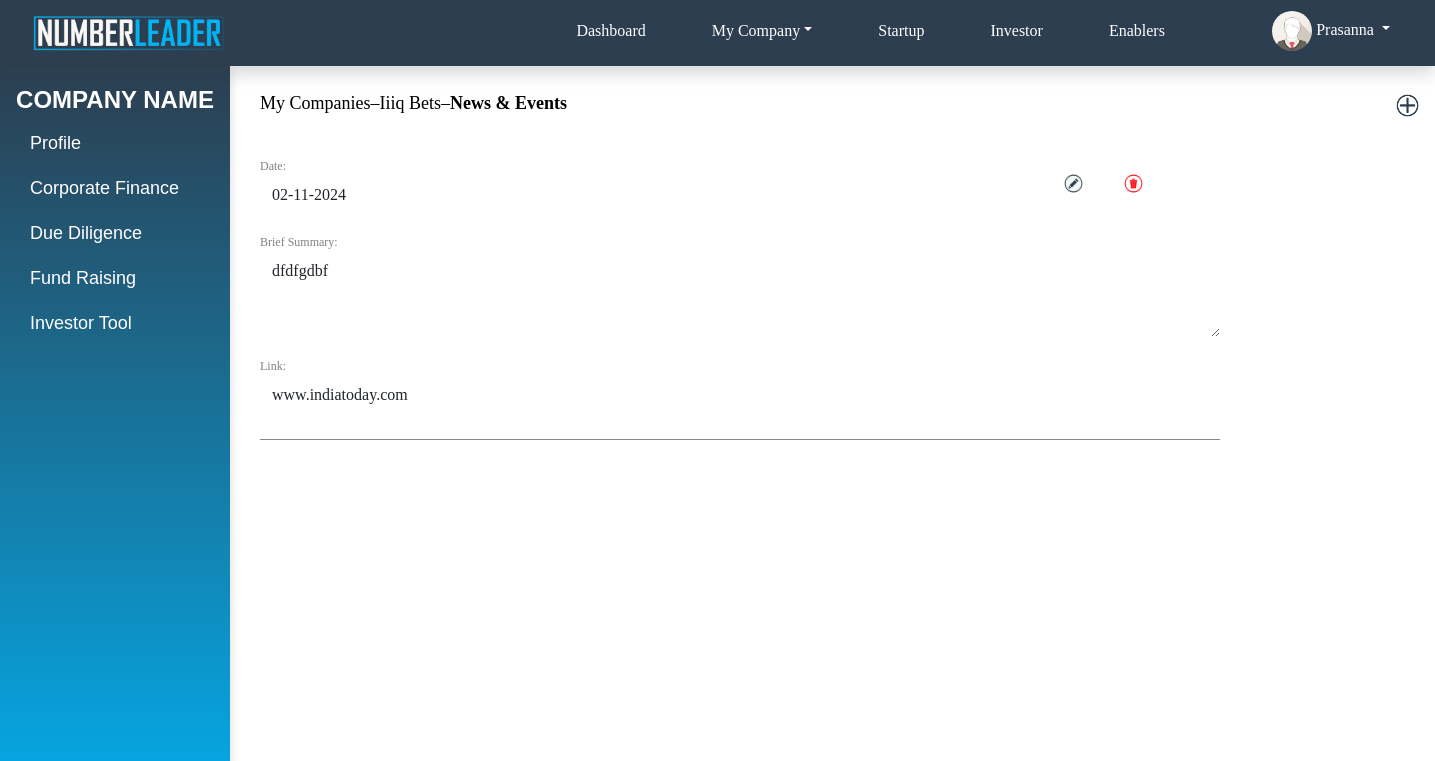
Screenshot of /news_post/C016/ (signed in) with the database file from the repository.
### app1/models.py (models this page shows, shortened)
class User(models.Model):
    user_id = models.CharField(max_length=10, primary_key=True, editable=False)
    username = models.CharField(max_length=50, unique=True, null=False)
    email = models.EmailField(null=False)
    phone_number = models.IntegerField(null=True)
    linkedin_url = models.CharField(max_length=100, null=True)
    firstname = models.CharField(max_length=50, null=False)
    lastname = models.CharField(max_length=50, null=True)
    password = models.CharField(max_length=150, null=False)
    user_type = models.CharField(max_length=12, default='admin')
    company_type = models.CharField(max_length=20)
    email_verified = models.BooleanField(null=True, default=False)

class Company(models.Model):
    user_id = models.ForeignKey(User, on_delete=models.CASCADE,related_name='companies')
    company_id = models.CharField(max_length=10, primary_key=True, editable=False)
    name = models.CharField(max_length=100, null=True)
    date_of_incorporation = models.CharField(max_length=5, null=True)
    email = models.EmailField(null=True)
    phone=models.IntegerField(null=True)
    website_url = models.CharField(max_length=100,null=True)
    linkedin_url = models.CharField(max_length=100,null=True)
    business_type = models.CharField(max_length=255, null=True)
    sector = models.CharField(max_length=255, null=True)
    company_type = models.CharField(max_length=10, null=True)
    location = models.CharField(max_length=20, null=True)
    no_of_employees=models.IntegerField(null=True)
    products=models.CharField(max_length=255, null=True)
    competitor=models.CharField(max_length=255, null=True)
    vision=models.CharField(max_length=255, null=True)
    customers=models.IntegerField(null=True)
    current_revenue=models.DecimalField(decimal_places=2, max_digits=25, null=True)
    current_pl=models.DecimalField(decimal_places=2, max_digits=25, null=True)
    previous_revenue=models.DecimalField(decimal_places=2, max_digits=25, null=True)
    previous_pl=models.DecimalField(decimal_places=2, max_digits=25, null=True)
    a_yearbefore_revenue=models.DecimalField(decimal_places=2, max_digits=25, null=True)
    a_yearbefore_pl=models.DecimalField(decimal_places=2, max_digits=25, null=True)
    additional=models.TextField(null=True)
    subscription_type = models.CharField(max_length=10, null=True)

class Company_news(models.Model):
    company_id = models.ForeignKey(Company,on_delete=models.CASCADE)
    sub_date = models.DateField(default=None, null=True)
    line_no = models.IntegerField(default=None, null=True)
    summary = models.TextField()
    link = models.CharField(max_length=50, default=None, null=True)

### app1/views.py (the view, shortened to what this page needs)
# urls.py: path('news_post/<str:id>/',news_post,name='news_post'),
def news_post(request, id):
    company = Company.objects.get(company_id=id)
    current_date = datetime.datetime.now().date()
    try:
        news_data = Company_news.objects.filter(company_id=id)
        last_rec = news_data.aggregate(Max('line_no'))['line_no__max']
    except:
        news_data = None
        last_rec = None
    context = {
        'company': company,
        'current_date': current_date,
        'news_data': news_data,
        'last_rec': last_rec
    }
    return render(request, 'admin/news_post.html', context)

### app1/context_processors.py (called while the page is built)
def custom_user(request):
    user_id = request.session.get('current_user_id')
    if user_id:
        try:
            user = User.objects.get(user_id=user_id)
            return {'current_user': user}
        except User.DoesNotExist:
            pass
    return {'current_user': None}

def custom_subuser(request):
    subuser_id = request.session.get('current_subuser_id')
    if subuser_id:
        try:
            subuser = Team.objects.get(subuser_id=subuser_id)
            return {'current_subuser': subuser}
        except Team.DoesNotExist:
            pass
    return {'current_subuser': None}

### templates/admin/news_post.html (shortened to what this page needs)
{% include './company_profile.html' %}
{% load static %}
{% block content %}
<!DOCTYPE html>
<html lang="en">
<head>
    <link href="https://cdn.jsdelivr.net/npm/bootstrap@5.3.0-alpha1/dist/css/bootstrap.min.css" rel="stylesheet">
</head>
<body>
    <div class="breadcrumb">
        <span>My Companies</span> &ndash; <span>{{ company.name }}</span> &ndash; <span style="font-weight: bold;">News & Events</span>
    </div>
    <div class="add-news-btn" id="add-news-btn" onclick="toggleForm()" title="Add  new news">
        <img src="{% static 'images/add.png' %}" alt="Add">
    </div>
    <div class="container my-0" id="container">
        {% if news_data %}
        {% for i in news_data|dictsortreversed:"line_no" %}
        {% if not i.line_no == 1 %}
        <form id="news-form_{{i.line_no}}" class="mb-4 news-item">
            <div class="mb-3">
                <label for="newsDate_{{ i.id }}" class="label-text">Date:</label>
                <input type="text" class="form-control content-text newsDate" id="newsDate_{{ i.id }}" value="{{ i.sub_date|date:'d-m-Y' }}" readonly>
            </div>
            <div class="mb-3">
                <label for="summary_{{ i.id }}" class="label-text">Brief Summary:</label>
                <textarea class="form-control content-text summary" id="summary_{{ i.id }}" rows="3" readonly>{{ i.summary }}</textarea>
            </div>
            <div class="mb-3">
                <label for="link_{{ i.id }}" class="label-text">Link:</label>
                <input type="text" class="form-control content-text link" id="link_{{ i.id }}" value="{{ i.link }}" readonly oninput="validateLink({{ i.id }})">
            </div>
          <div class="text-end">
    <button type="button" class="btn btn-warning edit-btn" id="edit-news_{{i.id}}" style="background-color: white; border: none;" onclick="editNews({{i.id}})" title="Edit News">
        <img src="{% static 'images/edit.png' %}" style="width: 29px; height: 29px;">
    </button>
    <button type="button" class="btn btn-danger delete-btn" id="delete-news_{{i.id}}" style="background-color: white; border: none;" onclick="deleteNews({{i.id}})" title="Delete News">
        <img src="{% static 'images/delete.png' %}" style="width: 29px; height: 29px;">
    </button>
</div>
        </form>
        {% endif %}
        {% endfor %}
        {% endif %}
    </div>
</body>
</html>
{% endblock content %}

### templates/base.html (shortened to what this page needs)
{% load static %}
<!DOCTYPE html>
<html lang="en">
<head>
  <link href="{% static 'css/bootstrap.min.css' %}" rel="stylesheet">
  <link href="{% static 'css/styles.css'%}" rel="stylesheet">
  <link href="{% static 'css/super_admin.css'%}" rel="stylesheet">
  <link href="https://cdn.jsdelivr.net/npm/bootstrap@5.3.0/dist/css/bootstrap.min.css" rel="stylesheet">
  <link rel="stylesheet" href="https://cdnjs.cloudflare.com/ajax/libs/font-awesome/5.15.4/css/all.min.css">
  <link rel="stylesheet" type="text/css" href="https://cdn.datatables.net/1.10.25/css/jquery.dataTables.min.css">
</head>
<body>
  <nav class="navbar navbar-expand-lg shadow">
    <div class="container-fluid">
      <a class="navbar-brand" href="{% url 'home' %}">
        <img src="{% static 'images/logo.png' %}" alt="Logo" style="margin-left:20px;">
      </a>
      <div class="collapse navbar-collapse" id="navbarNav">
        <ul class="navbar-nav me-auto mb-2 mb-lg-0">
          {% if current_user or current_subuser %}
          <li class="nav-item">
            <a class="nav-link" href="{% url 'admin_dashboard' %}">Dashboard</a>
          </li>
          <li class="nav-item dropdown">
            <a class="nav-link dropdown-toggle" href="#" id="myCompanyDropdown" role="button" data-bs-toggle="dropdown" aria-expanded="false">
            </a>
          </li>
          <li class="nav-item">
            <a class="nav-link" href="#">Startup</a>
          </li>
          <li class="nav-item">
            <a class="nav-link" href="#">Investor</a>
          </li>
          <li class="nav-item">
            <a class="nav-link" href="#">Enablers</a>
          </li>
          {% endif %}
        </ul>
        {% if current_user or current_subuser %}
        <ul class="navbar-nav ms-auto">
          <li class="nav-item dropdown">
            <a class="nav-link dropdown-toggle" href="#" id="profileDropdown" role="button" data-bs-toggle="dropdown" aria-expanded="false">
              <img src="{% static 'images/img_avatar.png' %}" alt="User Avatar" class="user-avatar" style="width: 40px; border-radius: 50%;">
              {% if current_user %}
              {{ current_user.firstname }}
              {% elif current_subuser %}
              {{ current_subuser.username }}
              {% endif %}
            </a>
          </li>
        </ul>
        {% endif %}
      </div>
    </div>
  </nav>
  {% block content %}
  {% endblock content %}
</body>
</html>

### static/css/styles.css (style rules this page uses)
.nav-item { padding:0px 10px; }
.nav-link { font-size:15px; font-weight:700; font-family: 'Times New Roman' !important; }
a { text-decoration:none; }
ul { list-style-type:none; }
.form-control,.form-select,.form-control:focus,.form-select:focus { border-color:#000000 !important; }
textarea { resize:none; }
body { font-family: 'Times New Roman','Arial', sans-serif; background-color: var(--bg-color); }
:root { --primary-color: #4a90e2; --secondary-color: #2c3e50; --accent-color: #00eb0c; --text-color: #333; --bg-color: #f4f4f4; }
.navbar { background-color: var(--secondary-color); padding: 0.7rem; font-family: 'Times New Roman'; }
.navbar-brand img { height: 40px; padding-right: 300px; }
.nav-link { color: white !important; margin: 0 10px; transition: color 0.3s; padding: 0.5rem 1rem; font-family: 'Times New Roman' !important; }
.user-avatar { width: 40px; height: 40px; border-radius: 50%; }
body { font-family: "Times New Roman", sans-serif; }

### templates/base.html (style rules this page uses)
.navbar { height: 66px; display: flex; align-items: center; background-color: #2c3e50; }
.navbar-brand img { max-height: 50px; }
.navbar-nav .nav-item { padding: 10px 15px; margin-bottom: 5px; }
.navbar-nav .nav-link { white-space: nowrap; text-align: center; }
.navbar-brand { margin-right: auto; }
.navbar { display: flex; align-items: center; justify-content: space-between; }

### templates/admin/company_profile.html (style rules this page uses)
body { background-color: white; color: #333; }

### templates/admin/news_post.html (style rules this page uses)
.navbar { position: fixed; top: 0; width: 100%; z-index: 10; }
.container { position: relative; padding: 20px 20px; background-color: #fff; border-radius: 8px; max-width: 1000px; margin-left: 240px; height: 600px; overflow-y: auto ; margin-top: -50px; scrollbar-width: none; }
body { font-family: 'Arial MT Rounded'; overflow: hidden; }
.label-text { font-size: 12px; color: grey; }
.content-text { font-size: 16px; }
.news-item { border-bottom: 1px solid #898888; margin-bottom: 20px; padding-bottom: 10px; position: relative; }
.edit-btn, .update-btn, .delete-btn, .cancel-btn { position: absolute; top: 10px; }
.edit-btn, .update-btn { right: 120px; }
.delete-btn { right: 60px; }
.add-news-btn { cursor: pointer; font-size: 30px; color: black; text-align: right; margin-bottom: 20px; margin-left: 1000px; }
.form-control { border: none !important; border-radius: 0px; }
.breadcrumb { font-size: 18px; color: black; flex: 1; margin-top: 90px !important; margin-left: 260px; font-family: 'Arial MT Rounded' !important; display: flex; align-items: left; }
.add-news-btn { background-color: transparent; border: none; padding: 10px 20px; border-radius: 10px; color: white; font-size: 16px; display: flex; align-items: center; gap: 10px; margin-left: 1390px; margin-top: -45px; padding: 0; position: absolute; }
.add-news-btn img { width: 35px; height: 35px; margin: 0; padding: 0; display: inline-block; }
@media (min-width: 1024px) { .breadcrumb { margin-left: 260px; margin-top: 25px; font-size: 18px; } }

### rows the page displays
User: firstname "Prasanna"
Company: name "Iiiq Bets"
Company_news: sub_date "02-11-2024", id "dfdfgdbf", link "www.indiatoday.com"
